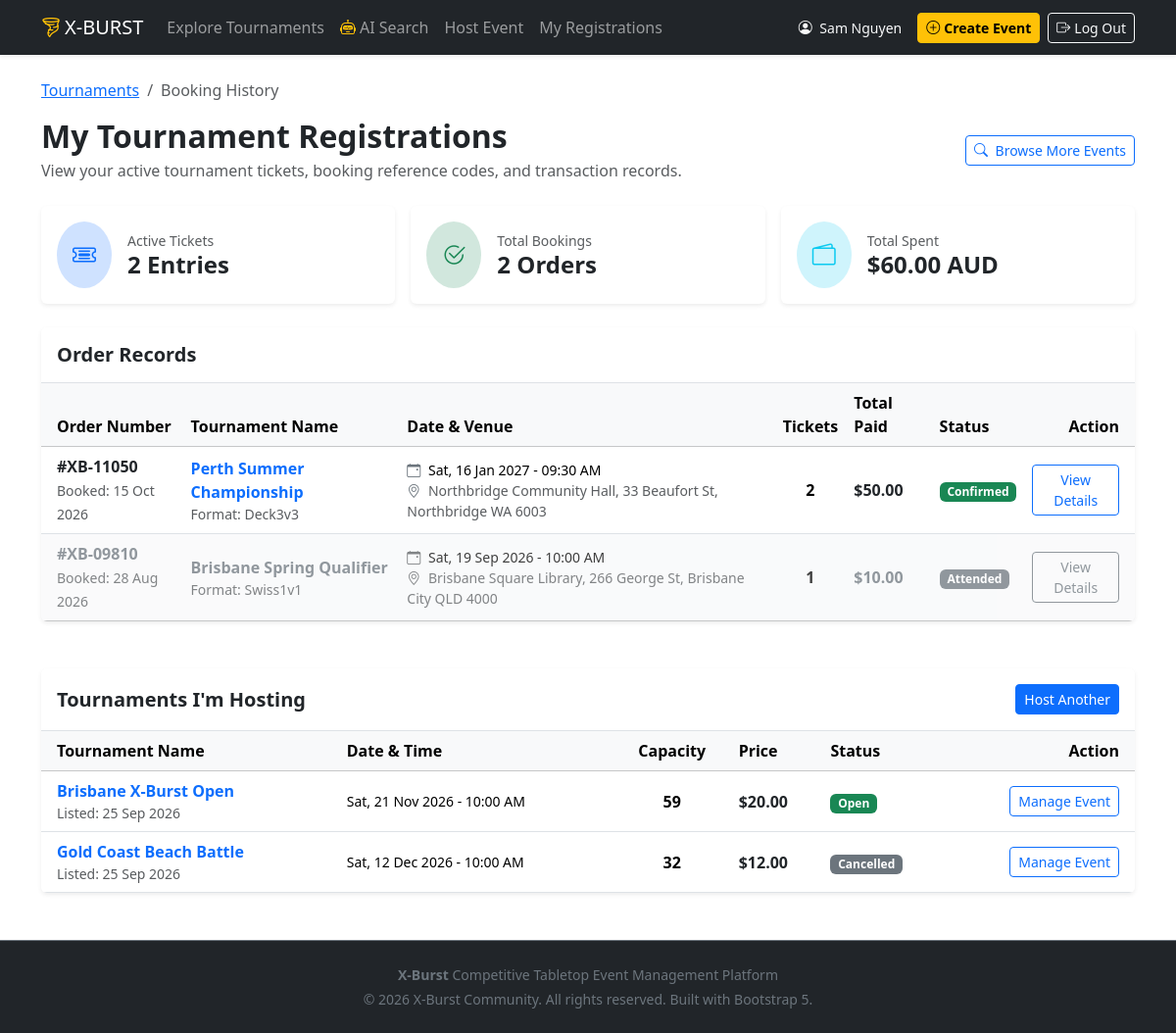
Page /booking-history (signed in) on the committed database.
### beyblade/models.py (models this page shows, shortened)
class User(UserMixin, db.Model):
    __tablename__ = 'users'
    id = db.Column(db.Integer, primary_key=True)
    first_name = db.Column(db.String(80), nullable=False)
    last_name = db.Column(db.String(80), nullable=False)
    email = db.Column(db.String(120), index=True, unique=True, nullable=False)
    mobile = db.Column(db.String(20), nullable=False)
    street_address = db.Column(db.String(200), nullable=False)
    password_hash = db.Column(db.String(255), nullable=False)
    created_at = db.Column(db.DateTime, default=datetime.now)
    bookings = db.relationship('Booking', back_populates='user', cascade='all, delete-orphan')
    comments = db.relationship('Comment', back_populates='user', cascade='all, delete-orphan')
    tournaments_hosted = db.relationship('Tournament', back_populates='host', cascade='all, delete-orphan')
    @property
    def full_name(self):
        return f"{self.first_name} {self.last_name}"

class Booking(db.Model):
    __tablename__ = 'bookings'
    id = db.Column(db.Integer, primary_key=True)
    order_ref = db.Column(db.String(20), unique=True, nullable=False)
    user_id = db.Column(db.Integer, db.ForeignKey('users.id'), nullable=False)
    tournament_id = db.Column(db.Integer, db.ForeignKey('tournaments.id'), nullable=False)
    quantity = db.Column(db.Integer, nullable=False, default=1)
    total_paid = db.Column(db.Numeric(6, 2), nullable=False)
    status = db.Column(
    db.Enum('confirmed', 'attended', 'cancelled',
            name='booking_status',
            create_constraint=True,
            validate_strings=True),
    default='confirmed',
    nullable=False,
    )
    created_at = db.Column(db.DateTime, default=datetime.now)
    user = db.relationship('User', back_populates='bookings')
    tournament = db.relationship('Tournament', back_populates='bookings')

class Tournament(db.Model):
    __tablename__ = 'tournaments'
    __table_args__ = (
        db.CheckConstraint('end_time > start_time', name='ck_end_after_start'),
    )
    id = db.Column(db.Integer, primary_key=True)
    title = db.Column(db.String(150), nullable=False)
    category = db.Column(db.String(50), nullable=False)
    start_time = db.Column(db.DateTime, nullable=False)
    end_time = db.Column(db.DateTime, nullable=False)
    venue = db.Column(db.String(200), nullable=False)
    image = db.Column(db.String(255), nullable=True)
    description = db.Column(db.Text, nullable=False)
    match_points = db.Column(db.Integer, default=4)
    gear_legality = db.Column(db.String(100), nullable=True)
    stadium_type = db.Column(db.String(100), nullable=True)
    capacity = db.Column(db.Integer, nullable=False)
    price = db.Column(db.Numeric(6, 2), nullable=False, default=0)
    ack_statement = db.Column(db.String(20), default='none')
    custom_ack_text = db.Column(db.Text, nullable=True)
    ack_statement = db.Column(
        db.Enum('none', 'generic', 'enhanced',
            name='ack_statement',
            create_constraint=True,
            validate_strings=True),
            default='none',
            nullable=False,
            )
    custom_ack_text = db.Column(db.String(255), nullable=True)
    status = db.Column(
        db.Enum('open', 'sold_out', 'inactive', 'cancelled',
            name='tournament_status',
            create_constraint=True,
            validate_strings=True),
            default='open',
            nullable=False,
            )
    embedding = db.Column(db.JSON, nullable=True)
    host_id = db.Column(db.Integer, db.ForeignKey('users.id'), nullable=False)
    created_at = db.Column(db.DateTime, default=datetime.now)
    host = db.relationship('User', back_populates='tournaments_hosted')
    bookings = db.relationship(
        'Booking',
        back_populates='tournament',
        lazy=True,
        cascade='all, delete-orphan',
    )
    comments = db.relationship(
        'Comment',
        back_populates='tournament',
        lazy=True,
        cascade='all, delete-orphan',
        order_by='Comment.created_at',
    )

### beyblade/routes.py (the view)
@bp.route('/booking-history')
@login_required
def booking_history():
    return render_template('booking-history.html')

### beyblade/extensions.py (called while the page is built)
@login_manager.user_loader
def load_user(user_id):
    from .models import User
    return db.session.get(User, int(user_id))

### beyblade/templates/booking-history.html (shortened to what this page needs)
{% extends 'base.html' %}  {% block content %}
<main class="container py-4">
  <nav aria-label="breadcrumb" class="mb-3">
    <ol class="breadcrumb">
      <li class="breadcrumb-item">
        <a href="{{ url_for('main.index') }}">Tournaments</a>
      </li>
      <li class="breadcrumb-item active" aria-current="page">
        Booking History
      </li>
    </ol>
  </nav>
  <div
    class="d-flex flex-column flex-md-row justify-content-between align-items-md-center mb-4 gap-3"
  >
    <div>
      <h2 class="fw-bold mb-1">My Tournament Registrations</h2>
      <p class="text-muted mb-0">
        View your active tournament tickets, booking reference codes, and
        transaction records.
      </p>
    </div>
    <a
      href="{{ url_for('main.index') }}"
      class="btn btn-outline-primary btn-sm align-self-start align-self-md-center"
    >
      <i class="bi bi-search me-1"></i> Browse More Events
    </a>
  </div>
  {% set total_bookings = current_user.bookings|length %} {% set ns =
  namespace(total_spent=0, active_tickets=0) %} {% for booking in
  current_user.bookings %} {% set ns.total_spent = ns.total_spent +
  booking.total_paid %} {% if booking.status == 'confirmed' %} {% set
  ns.active_tickets = ns.active_tickets + booking.quantity %} {% endif %} {%
  endfor %}
  <div class="row g-3 mb-4">
    <div class="col-sm-6 col-lg-4">
      <div class="card border-0 shadow-sm p-3 bg-white">
        <div class="d-flex align-items-center">
          <div class="rounded-circle bg-primary-subtle text-primary p-3 me-3">
            <i class="bi bi-ticket-detailed fs-4"></i>
          </div>
          <div>
            <div class="text-muted small">Active Tickets</div>
            <h4 class="fw-bold mb-0">{{ ns.active_tickets }} Entries</h4>
          </div>
        </div>
      </div>
    </div>
    <div class="col-sm-6 col-lg-4">
      <div class="card border-0 shadow-sm p-3 bg-white">
        <div class="d-flex align-items-center">
          <div class="rounded-circle bg-success-subtle text-success p-3 me-3">
            <i class="bi bi-check2-circle fs-4"></i>
          </div>
          <div>
            <div class="text-muted small">Total Bookings</div>
            <h4 class="fw-bold mb-0">{{ total_bookings }} Orders</h4>
          </div>
        </div>
      </div>
    </div>
    <div class="col-sm-12 col-lg-4">
      <div class="card border-0 shadow-sm p-3 bg-white">
        <div class="d-flex align-items-center">
          <div class="rounded-circle bg-info-subtle text-info p-3 me-3">
            <i class="bi bi-wallet2 fs-4"></i>
          </div>
          <div>
            <div class="text-muted small">Total Spent</div>
            <h4 class="fw-bold mb-0">
              ${{ "%.2f"|format(ns.total_spent) }} AUD
            </h4>
          </div>
        </div>
      </div>
    </div>
  </div>
  <div class="card border-0 shadow-sm overflow-hidden mb-5">
    <div class="card-header bg-white py-3 border-bottom">
      <h5 class="card-title fw-bold mb-0">Order Records</h5>
    </div>
    <div class="table-responsive">
      <table class="table table-hover align-middle mb-0">
        <thead class="table-light">
          <tr>
            <th scope="col" class="ps-3">Order Number</th>
            <th scope="col">Tournament Name</th>
            <th scope="col">Date & Venue</th>
            <th scope="col" class="text-center">Tickets</th>
            <th scope="col">Total Paid</th>
            <th scope="col">Status</th>
            <th scope="col" class="text-end pe-3">Action</th>
          </tr>
        </thead>
        <tbody>
          {% for booking in current_user.bookings %}
          <tr
            class="{% if booking.status != 'confirmed' %}table-light opacity-75{% endif %}"
          >
            <td class="ps-3">
              <span
                class="fw-semibold {% if booking.status == 'confirmed' %}text-dark{% else %}text-secondary{% endif %}"
                >#{{ booking.order_ref }}</span
              ><br />
              <span class="text-muted small"
                >Booked: {{ booking.created_at.strftime('%d %b %Y') }}</span
              >
            </td>
            <td>
              <a
                href="{{ url_for('main.event_details', id=booking.tournament.id) }}"
                class="fw-bold text-decoration-none {% if booking.status == 'confirmed' %}text-primary{% else %}text-secondary{% endif %}"
              >
                {{ booking.tournament.title }}
              </a>
              <div class="small text-muted">
                Format: {{ booking.tournament.category|title }}
              </div>
            </td>
            <td class="small">
              <div>
                <i
                  class="bi bi-calendar-event me-1 {% if booking.status == 'confirmed' %}text-secondary{% else %}text-muted{% endif %}"
                ></i>
                {{ booking.tournament.start_time.strftime('%a, %d %b %Y - %I:%M
                %p') }}
              </div>
              <div class="text-muted">
                <i
                  class="bi bi-geo-alt me-1 {% if booking.status == 'confirmed' %}text-secondary{% else %}text-muted{% endif %}"
                ></i>
                {{ booking.tournament.venue }}
              </div>
            </td>
            <td class="text-center fw-bold">{{ booking.quantity }}</td>
            <td
              class="fw-semibold {% if booking.status == 'confirmed' %}text-dark{% else %}text-secondary{% endif %}"
            >
              ${{ "%.2f"|format(booking.total_paid) }}
            </td>
            <td>
              {% if booking.status == 'confirmed' %}
              <span class="badge bg-success">Confirmed</span>
              {% elif booking.status == 'attended' %}
              <span class="badge bg-secondary">Attended</span>
              {% else %}
              <span class="badge bg-danger">Cancelled</span>
              {% endif %}
            </td>
            <td class="text-end pe-3">
              <a
                href="{{ url_for('main.event_details', id=booking.tournament.id) }}"
                class="btn {% if booking.status == 'confirmed' %}btn-outline-primary{% else %}btn-outline-secondary{% endif %} btn-sm"
                >View Details</a
              >
            </td>
          </tr>
          {% else %}
          <tr>
            <td colspan="7" class="text-center py-5 text-muted">
              You haven't booked tickets for any tournaments yet.
            </td>
          </tr>
          {% endfor %}
        </tbody>
      </table>
    </div>
  </div>
  <div class="card border-0 shadow-sm overflow-hidden mb-4">
    <div
      class="card-header bg-white py-3 border-bottom d-flex justify-content-between align-items-center"
    >
      <h5 class="card-title fw-bold mb-0">Tournaments I'm Hosting</h5>
      <a
        href="{{ url_for('main.create_event') }}"
        class="btn btn-sm btn-primary"
        >Host Another</a
      >
    </div>
    <div class="table-responsive">
      <table class="table table-hover align-middle mb-0">
        <thead class="table-light">
          <tr>
            <th scope="col" class="ps-3">Tournament Name</th>
            <th scope="col">Date & Time</th>
            <th scope="col" class="text-center">Capacity</th>
            <th scope="col">Price</th>
            <th scope="col">Status</th>
            <th scope="col" class="text-end pe-3">Action</th>
          </tr>
        </thead>
        <tbody>
          {% for tourney in current_user.tournaments_hosted %}
          <tr>
            <td class="ps-3">
              <a
                href="{{ url_for('main.event_details', id=tourney.id) }}"
                class="fw-bold text-decoration-none text-primary"
              >
                {{ tourney.title }}
              </a>
              <div class="small text-muted">
                Listed: {{ tourney.created_at.strftime('%d %b %Y') }}
              </div>
            </td>
            <td class="small">
              {{ tourney.start_time.strftime('%a, %d %b %Y - %I:%M %p') }}
            </td>
            <td class="text-center fw-bold">{{ tourney.capacity }}</td>
            <td class="fw-semibold text-dark">
              {% if tourney.price == 0 %}Free{% else %}${{
              "%.2f"|format(tourney.price) }}{% endif %}
            </td>
            <td>
              {% if tourney.status == 'open' %}
              <span class="badge bg-success">Open</span>
              {% elif tourney.status == 'sold_out' %}
              <span class="badge bg-warning text-dark">Sold Out</span>
              {% else %}
              <span class="badge bg-secondary">{{ tourney.status|title }}</span>
              {% endif %}
            </td>
            <td class="text-end pe-3">
              <a
                href="{{ url_for('main.event_details', id=tourney.id) }}"
                class="btn btn-outline-primary btn-sm"
                >Manage Event</a
              >
            </td>
          </tr>
          {% else %}
          <tr>
            <td colspan="6" class="text-center py-5 text-muted">
              You are not currently hosting any tournaments.
            </td>
          </tr>
          {% endfor %}
        </tbody>
      </table>
    </div>
  </div>
</main>
{% endblock %}

### beyblade/templates/base.html (shortened to what this page needs)
<!doctype html>
<html lang="en">
  <head>
    <link
      href="https://cdn.jsdelivr.net/npm/bootstrap@5.3.3/dist/css/bootstrap.min.css"
      rel="stylesheet"
    />
    <link
      href="https://cdn.jsdelivr.net/npm/bootstrap-icons@1.11.3/font/bootstrap-icons.min.css"
      rel="stylesheet"
    />
    <link
      rel="stylesheet"
      href="{{ url_for('static', filename='style/main.css') }}"
    />
  </head>
  <body>
    <nav
      class="navbar navbar-expand-lg navbar-dark bg-dark sticky-top shadow-sm"
    >
      <div class="container">
        <a class="navbar-brand" href="{{ url_for('main.index') }}">
          <i class="bi bi-tornado me-1 text-warning"></i>X-<span>BURST</span>
        </a>
        <div class="collapse navbar-collapse" id="navbarContent">
          <ul class="navbar-nav me-auto mb-2 mb-lg-0">
            <li class="nav-item">
              <a class="nav-link" href="{{ url_for('main.index') }}"
                >Explore Tournaments</a
              >
            </li>
            <li class="nav-item">
              <a class="nav-link" href="{{ url_for('main.ai_search') }}"
                ><i class="bi bi-robot me-1 text-warning"></i>AI Search</a
              >
            </li>
            <li class="nav-item">
              <a class="nav-link" href="{{ url_for('main.create_event') }}"
                >Host Event</a
              >
            </li>
            <li class="nav-item">
              <a class="nav-link" href="{{ url_for('main.booking_history') }}"
                >My Registrations</a
              >
            </li>
          </ul>
          <div class="d-flex align-items-center gap-2">
            {% if current_user.is_authenticated %}
            <span class="text-light small d-none d-md-inline me-2"
              ><i class="bi bi-person-circle me-1"></i> {{
              current_user.full_name }}</span
            >
            <a
              href="{{ url_for('main.create_event') }}"
              class="btn btn-warning btn-sm fw-semibold"
              ><i class="bi bi-plus-circle me-1"></i>Create Event</a
            >
            <a
              href="{{ url_for('auth.logout') }}"
              class="btn btn-outline-light btn-sm"
              ><i class="bi bi-box-arrow-right me-1"></i>Log Out</a
            >
            {% endif %}
          </div>
        </div>
      </div>
    </nav>
    {% block content %} {% endblock %}
    <footer class="bg-dark text-light py-4 mt-auto border-top border-secondary">
      <div class="container text-center small text-secondary">
        <p class="mb-1">
          <strong>X-Burst</strong> Competitive Tabletop Event Management
          Platform
        </p>
        <p class="mb-0">
          &copy; 2026 X-Burst Community. All rights reserved. Built with
          Bootstrap 5.
        </p>
      </div>
    </footer>
  </body>
</html>

### beyblade/static/style/main.css (style rules this page uses)
body { display: flex; flex-direction: column; min-height: 100vh; }
main { flex: 1; }

### rows in the picture
User: full_name "Sam Nguyen"
Booking: order_ref "XB-11050", created_at "15 Oct 2026", tournament "Perth Summer Championship", tournament.category "Deck3v3", tournament.start_time "Sat, 16 Jan 2027 - 09:30 AM", tournament.venue "Northbridge Community Hall, 33 Beaufort St, Northbridge WA 6003", quantity "2", total_paid "50.00", status "Confirmed"
Booking: order_ref "XB-09810", created_at "28 Aug 2026", tournament "Brisbane Spring Qualifier", tournament.category "Swiss1v1", tournament.start_time "Sat, 19 Sep 2026 - 10:00 AM", tournament.venue "Brisbane Square Library, 266 George St, Brisbane City QLD 4000", quantity "1", total_paid "10.00", status "Attended"
Tournament: title "Brisbane X-Burst Open", created_at "25 Sep 2026", start_time "Sat, 21 Nov 2026 - 10:00 AM", capacity "59", price "20.00", status "Open"
Tournament: title "Gold Coast Beach Battle", created_at "25 Sep 2026", start_time "Sat, 12 Dec 2026 - 10:00 AM", capacity "32", price "12.00", status "Cancelled"

### other values in the picture
{{ ns.active_tickets }} "2"
{{ total_bookings }} "2"
{{ "%.2f"|format(ns.total_spent) }} "60.00"
